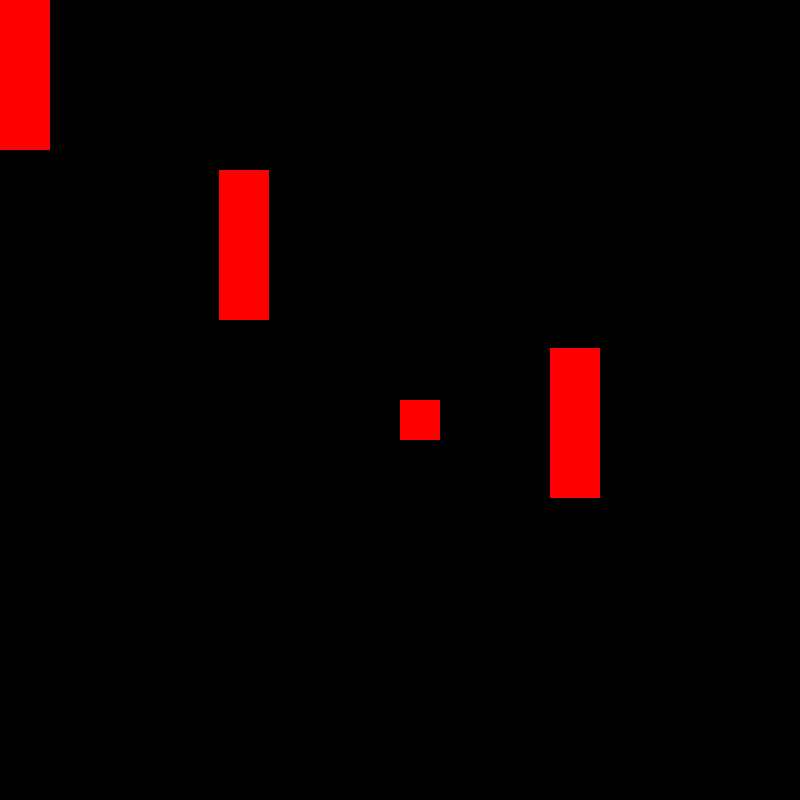
Frame 1 (no input)
Frame 60 (the mouse pressed at the canvas centre just before this capture): identical to frame 1, image omitted
Frame 120 (the mouse held since frame 60 and released just before this capture): identical to frame 1, image omitted

The Processing sketch that drew this single still picture (run headless with seeded random() and noise(); from frame 60 on, the mouse is pressed at the canvas centre):

// Processing sketch: s068_240418aPushers
// ── s068_240418aPushers.pde

PVector p = new PVector(400, 400);
Boolean l = false;
Boolean r = false;
float speed = 4.002;
Boost[] part = new Boost[8];
boolean colliding = false;
int a = 0;
void setup() {
  for (int i = 0; i<8; i++) {
    part[i]=new Boost(50, 150);
  }
  size(800, 800);
}


void draw() {

  // background(#93EEFF);
  background(0);
  noStroke();
  fill(255, 0, 0);
  translate(0,400-p.y);
  a=0;

  if (l&&colliding==false) {
      p.x-=speed;    
  }
  if (r&&colliding==false) {
      p.x+=speed;    
  }
  if(p.x>width){
   p.x=0; 
  }
   if(p.x<0){
   p.x=width; 
  }
  for (int i = 0; i<part.length; i++) {
    if (!(collision(part[i].rect, part[i].rectSize.x, part[i].rectSize.y))) {
      a++;
    }
    println(a<part.length);
    if (a<part.length) {
      colliding = true;
    } else {
      colliding = false;
    }
  }
  square(p.x, p.y, 40);
  part[0].update(550, 348);
  part[1].update(219, 170);
  part[2].update(0, 0);
}

boolean collision(PVector a, float wide, float high) {
  if (p.x+40>a.x&&p.x<a.x+wide&&p.y+40>a.y&&p.y<a.y+high) {
    return true;
  } else {
    return false;
  }
}

void keyPressed() {
  if (key == 'a') {
    l = true;
  }
  if (key == 'd') {
    r = true;
  }
}

void keyReleased() {
  if (key == 'a') {
    l = false;
  }
  if (key == 'd') {
    r = false;
  }
}

class Boost {
  PVector rect = new PVector(0, 0);
  PVector rectSize = new PVector(0, 0);
  float r = 255;
  float g = 0;
  float b = 0;
  Boost(float sx, float sy) {
    rectSize.set(sx, sy);
  }

  void update(float x, float y) {
    if (rectSize.x<0) {
      rect.set(8899, 8899);
    } else {
      rect.set(x, y);
    }
    fill(r, g, b);
    rect(rect.x, rect.y, rectSize.x, rectSize.y);
    if (collision(rect, rectSize.x, rectSize.y)) {
      if (frameCount%15==0) {
        r = random(50, 155);
        g = random(50, 155);
        b = random(50, 155);
      }
      rectSize.x-=0.42;
      p.y-=0.7;
    }
  }
}

// ── Player.pde
/*
//code runs at start
void setup() {
  //set size to 800,800
  size(800, 800);
  //set stroke cap to project to make points look like squares
  strokeCap(PROJECT);
}
//variable for incrmenting a number over time to animate things
float step;
//random rgb values start at 50 to make it lighter
float r = random(50, 155);
float g = random(50, 155);
float b = random(50, 155);
//size of the rectangle to change to
float sizer = 0;
//code runs everyframe
void draw() {
  //set background to black
  background(0);
  //increment step
  step += 0.0009;
  //set stroke to red
  stroke(255, 0, 0);
  //stroke weight to 30 big points
  strokeWeight(30);
  //a bunch of squares going to where the rectangle is and make it look like its hitting its collision
  for (int j = 0; j<5; j++) {
    point(lerp(-j*50+200, constrain(mouseX, 300, 800)-13, constrain(map(step*100, 0, 20, 0, 1), 0, 1)), lerp(-j*50+-50, 600, constrain(sin(map(step*100, 0, 20, 0, 1)), 0, 1)));
  }
  //turn off stroke
  noStroke();
  //make rectangle you can move that fades in using step
  fill(lerp(0, r, abs(sin(step*4.0))), lerp(0, g, abs(sin(step*4.0))), lerp(0, b, abs(sin(step*4.0))));
  rect(constrain(mouseX, 300, 800), 0, 50+sizer, 861);

  //when squares collide with the rectangle
  if (step*100>TAU*3.2&&step<TAU*5) {
    //when framecount is divisible by 25 change rgb values for rectangle
    if (frameCount%25==0) {
      r = random(50, 155);
      g = random(50, 155);
      b = random(50, 155);
    }
    //make random sizes going up and down with cosine
    sizer = random(10, 40)*cos(step*90);
  }

  //translate to 400,400
  translate(400, 400);
  //start rotating white and light grey squares
  rotate(step*100);
  strokeWeight(9);
  for (int i =0; i<99; i++) {
    if (i>50) {
      stroke(200, 100);
      point(0, 400);
    } else {
      stroke(255, 90);
      point(i+0, 400);
    }
  }
  //set step to zero to begin the loop again
  if (step*100>TAU*11.0) {
    step = 0;
  }
}*/
